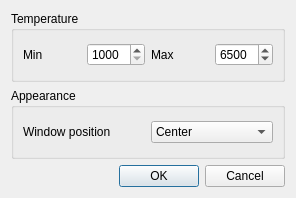
<?xml version="1.0" encoding="UTF-8"?>
<ui version="4.0">
 <class>settings</class>
 <widget class="QDialog" name="settings">
  <property name="geometry">
   <rect>
    <x>0</x>
    <y>0</y>
    <width>296</width>
    <height>198</height>
   </rect>
  </property>
  <property name="windowTitle">
   <string>Redshift Tray Settings</string>
  </property>
  <layout class="QVBoxLayout" name="verticalLayout_3">
   <item>
    <widget class="QGroupBox" name="grpTemp">
     <property name="title">
      <string>Temperature</string>
     </property>
     <layout class="QGridLayout" name="gridLayout_2">
      <item row="0" column="0">
       <widget class="QLabel" name="label_2">
        <property name="text">
         <string>Min</string>
        </property>
       </widget>
      </item>
      <item row="0" column="1">
       <widget class="QSpinBox" name="spinTempMin">
        <property name="minimum">
         <number>1000</number>
        </property>
        <property name="maximum">
         <number>7000</number>
        </property>
       </widget>
      </item>
      <item row="0" column="2">
       <widget class="QLabel" name="label">
        <property name="text">
         <string>Max</string>
        </property>
       </widget>
      </item>
      <item row="0" column="3">
       <widget class="QSpinBox" name="spinTempMax">
        <property name="minimum">
         <number>1000</number>
        </property>
        <property name="maximum">
         <number>7000</number>
        </property>
        <property name="value">
         <number>6500</number>
        </property>
       </widget>
      </item>
     </layout>
    </widget>
   </item>
   <item>
    <widget class="QGroupBox" name="grpAppearance">
     <property name="title">
      <string>Appearance</string>
     </property>
     <layout class="QGridLayout" name="gridLayout">
      <item row="0" column="0">
       <widget class="QLabel" name="label_3">
        <property name="text">
         <string>Window position</string>
        </property>
       </widget>
      </item>
      <item row="0" column="1">
       <widget class="QComboBox" name="cmbWindowPos">
        <item>
         <property name="text">
          <string>Center</string>
         </property>
        </item>
        <item>
         <property name="text">
          <string>Top Left</string>
         </property>
        </item>
        <item>
         <property name="text">
          <string>Top Right</string>
         </property>
        </item>
        <item>
         <property name="text">
          <string>Bottom Right</string>
         </property>
        </item>
        <item>
         <property name="text">
          <string>Bottom Left</string>
         </property>
        </item>
       </widget>
      </item>
     </layout>
    </widget>
   </item>
   <item>
    <widget class="QDialogButtonBox" name="buttonOkCancel">
     <property name="orientation">
      <enum>Qt::Horizontal</enum>
     </property>
     <property name="standardButtons">
      <set>QDialogButtonBox::Cancel|QDialogButtonBox::Ok</set>
     </property>
    </widget>
   </item>
  </layout>
 </widget>
 <resources/>
 <connections>
  <connection>
   <sender>buttonOkCancel</sender>
   <signal>accepted()</signal>
   <receiver>settings</receiver>
   <slot>accept()</slot>
   <hints>
    <hint type="sourcelabel">
     <x>248</x>
     <y>254</y>
    </hint>
    <hint type="destinationlabel">
     <x>157</x>
     <y>274</y>
    </hint>
   </hints>
  </connection>
  <connection>
   <sender>buttonOkCancel</sender>
   <signal>rejected()</signal>
   <receiver>settings</receiver>
   <slot>reject()</slot>
   <hints>
    <hint type="sourcelabel">
     <x>316</x>
     <y>260</y>
    </hint>
    <hint type="destinationlabel">
     <x>286</x>
     <y>274</y>
    </hint>
   </hints>
  </connection>
 </connections>
</ui>
